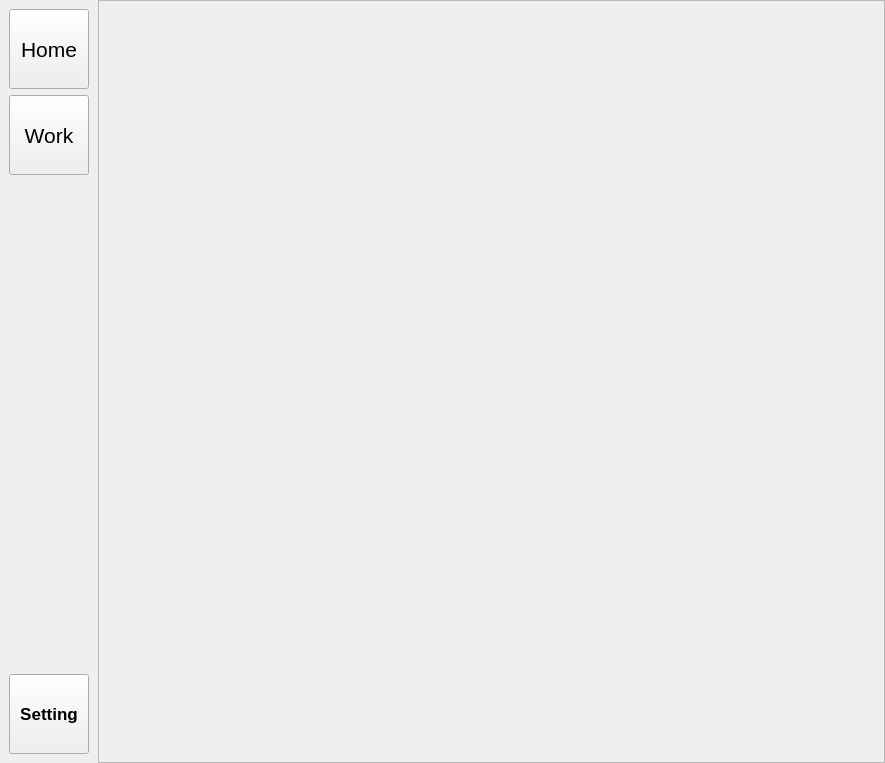
<?xml version="1.0" encoding="UTF-8"?>
<ui version="4.0">
 <class>MainWidget</class>
 <widget class="QWidget" name="MainWidget">
  <property name="geometry">
   <rect>
    <x>0</x>
    <y>0</y>
    <width>885</width>
    <height>763</height>
   </rect>
  </property>
  <property name="windowTitle">
   <string>XPA</string>
  </property>
  <layout class="QGridLayout" name="gridLayout">
   <property name="leftMargin">
    <number>0</number>
   </property>
   <property name="topMargin">
    <number>0</number>
   </property>
   <property name="rightMargin">
    <number>0</number>
   </property>
   <property name="bottomMargin">
    <number>0</number>
   </property>
   <property name="spacing">
    <number>0</number>
   </property>
   <item row="0" column="0">
    <widget class="QFrame" name="frame_sideTab">
     <property name="minimumSize">
      <size>
       <width>98</width>
       <height>0</height>
      </size>
     </property>
     <property name="maximumSize">
      <size>
       <width>100</width>
       <height>16777215</height>
      </size>
     </property>
     <property name="frameShape">
      <enum>QFrame::NoFrame</enum>
     </property>
     <property name="frameShadow">
      <enum>QFrame::Raised</enum>
     </property>
     <layout class="QVBoxLayout" name="verticalLayout">
      <item>
       <widget class="QToolButton" name="homeButton">
        <property name="minimumSize">
         <size>
          <width>80</width>
          <height>80</height>
         </size>
        </property>
        <property name="font">
         <font>
          <pointsize>16</pointsize>
         </font>
        </property>
        <property name="styleSheet">
         <string notr="true"/>
        </property>
        <property name="text">
         <string>Home</string>
        </property>
        <property name="icon">
         <iconset>
          <normaloff>../../../static/icon/home.png</normaloff>../../../static/icon/home.png</iconset>
        </property>
        <property name="iconSize">
         <size>
          <width>32</width>
          <height>32</height>
         </size>
        </property>
        <property name="toolButtonStyle">
         <enum>Qt::ToolButtonTextUnderIcon</enum>
        </property>
       </widget>
      </item>
      <item>
       <widget class="QToolButton" name="workButton">
        <property name="minimumSize">
         <size>
          <width>80</width>
          <height>80</height>
         </size>
        </property>
        <property name="font">
         <font>
          <pointsize>16</pointsize>
          <bold>false</bold>
         </font>
        </property>
        <property name="text">
         <string>Work</string>
        </property>
        <property name="icon">
         <iconset>
          <normaloff>../../../static/icon/work.png</normaloff>../../../static/icon/work.png</iconset>
        </property>
        <property name="iconSize">
         <size>
          <width>32</width>
          <height>32</height>
         </size>
        </property>
        <property name="toolButtonStyle">
         <enum>Qt::ToolButtonTextUnderIcon</enum>
        </property>
       </widget>
      </item>
      <item>
       <spacer name="verticalSpacer">
        <property name="orientation">
         <enum>Qt::Vertical</enum>
        </property>
        <property name="sizeHint" stdset="0">
         <size>
          <width>20</width>
          <height>40</height>
         </size>
        </property>
       </spacer>
      </item>
      <item>
       <widget class="QToolButton" name="settingButton">
        <property name="sizePolicy">
         <sizepolicy hsizetype="Fixed" vsizetype="Fixed">
          <horstretch>0</horstretch>
          <verstretch>0</verstretch>
         </sizepolicy>
        </property>
        <property name="minimumSize">
         <size>
          <width>80</width>
          <height>80</height>
         </size>
        </property>
        <property name="font">
         <font>
          <pointsize>13</pointsize>
          <bold>true</bold>
         </font>
        </property>
        <property name="text">
         <string>Setting</string>
        </property>
       </widget>
      </item>
     </layout>
    </widget>
   </item>
   <item row="0" column="1">
    <widget class="QFrame" name="frame_main">
     <property name="minimumSize">
      <size>
       <width>787</width>
       <height>727</height>
      </size>
     </property>
     <property name="frameShape">
      <enum>QFrame::StyledPanel</enum>
     </property>
     <property name="frameShadow">
      <enum>QFrame::Raised</enum>
     </property>
     <layout class="QVBoxLayout" name="verticalLayout_2">
      <property name="leftMargin">
       <number>0</number>
      </property>
      <property name="topMargin">
       <number>0</number>
      </property>
      <property name="rightMargin">
       <number>0</number>
      </property>
      <property name="bottomMargin">
       <number>0</number>
      </property>
      <item>
       <widget class="QStackedWidget" name="mainStackedWidget">
        <property name="currentIndex">
         <number>-1</number>
        </property>
       </widget>
      </item>
     </layout>
    </widget>
   </item>
  </layout>
 </widget>
 <resources/>
 <connections/>
</ui>
